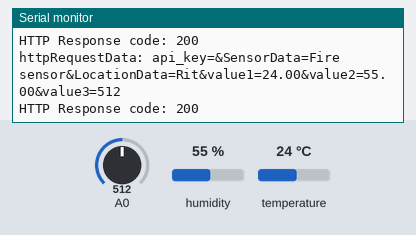
A sketch run on a simulated ESP8266 (NodeMCU). Shown: the last lines printed to the serial monitor. The inputs (shaded band) are chosen by the test bench; at power-on: humidity 55 %, A0 = 512, temperature 24 °C. WiFi joins after 1.5 s; servers stay silent unless stated; uploads are accepted with an empty reply.

Above: at 2.9 s.
3.0 s: humidity set to 22 %
At 4.12 s:
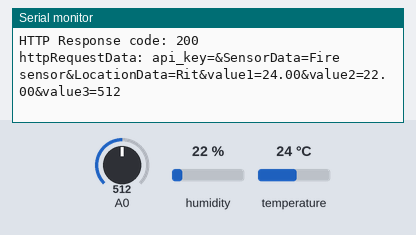
6.0 s: A0 set to 716
At 7.3 s:
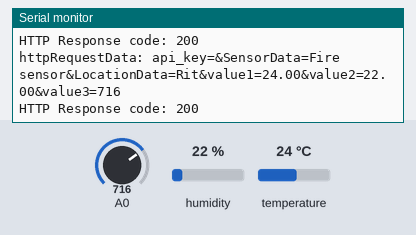
9.0 s: temperature set to 12 °C
At 11.5 s:
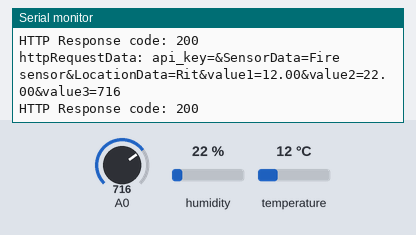
12.0 s: A0 set to 900
At 14.1 s:
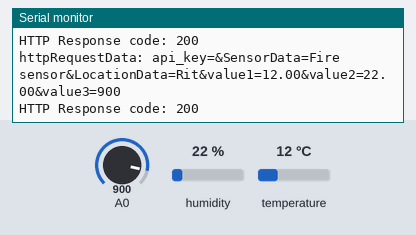
15.0 s: humidity set to 40 %
At 16.8 s:
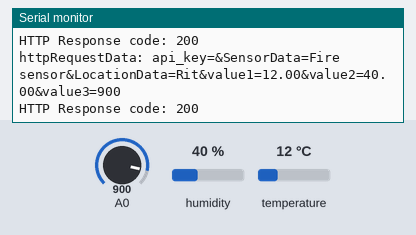
Timing chart, 0 to 18.3 s (numbered marks = the images above; inputs shaded):
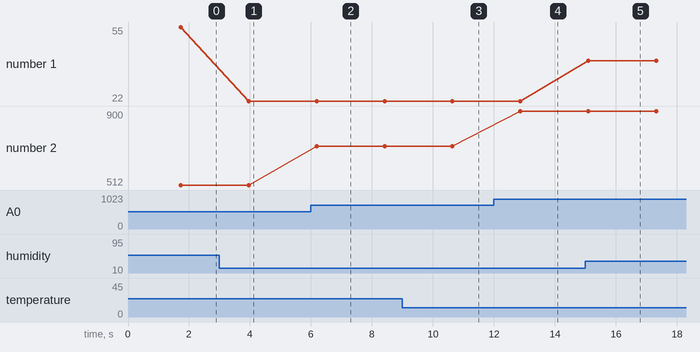

The sketch:

esp_sendData.ino
```cpp
#include <ESP8266HTTPClient.h>
#include <ESP8266WiFi.h>
#include <WiFiClient.h>
#include <DHT.h>
#define DHTPIN D4
#define DHTTYPE DHT11

DHT dht(DHTPIN, DHTTYPE);
WiFiClient client;
const char* ssid = "shreeyash";
const char* password = "123456789";

const char* serverName = "http://forest-fire-detection-iot.000webhostapp.com//post-data.php";

String apiKeyValue = "";//main pagefor eg:-#54321
String apiKeyValue2 = "";//dashboardeg:-12345

String sensorName = "Fire sensor";
String sensorLocation = "Rit";
int smoke_val=0;

void setup() {

  Serial.begin(115200);

  WiFi.begin(ssid, password);
  Serial.println("Connecting to the Wifi Network");
  while(WiFi.status() != WL_CONNECTED) {
    delay(500);
    Serial.print(".");
  }
  Serial.println("");
  Serial.print("WiFi is Connected at this IP Address : ");
  Serial.println(WiFi.localIP());
  dht.begin();
  setDashboard();
}

void loop() {


  if(WiFi.status()== WL_CONNECTED){
    float temperature = dht.readTemperature();
  float humidity = dht.readHumidity();
    HTTPClient http;

    http.begin(client,serverName);

    http.addHeader("Content-Type", "application/x-www-form-urlencoded");
   if (isnan(temperature) || isnan(humidity)) {
    Serial.println("Failed to read from DHT sensor!");
    temperature=0.0;
    humidity=0.0;
  }

    smoke_val = analogRead(A0);


    // Prepare your HTTP POST request data
    String httpRequestData = "api_key=" + apiKeyValue + "&SensorData=" + sensorName
                          + "&LocationData=" + sensorLocation + "&value1=" + temperature
                          + "&value2=" + humidity+ "&value3=" + smoke_val + "";
     //String httpRequestData ="api_key=#54321&SensorData=distance sensor&LocationData=Aicpecf-office&value1=NULL&value2=NULL&value3=NULL";
    Serial.print("httpRequestData: ");
    Serial.println(httpRequestData);


    int httpResponseCode = http.POST(httpRequestData);


    if (httpResponseCode>0) {
      Serial.print("HTTP Response code: ");
      Serial.println(httpResponseCode);
    }
    else {
      Serial.print("Error code: ");
      Serial.println(httpResponseCode);
    }

    http.end();
  }
  else {
    Serial.println("WiFi Disconnected");
  }
  delay(2000);
}

void setDashboard()
{
  String location = "Rit ";
  String status="active";
  String current_status="normal";

    if(WiFi.status()== WL_CONNECTED){
    HTTPClient http1;

    http1.begin(client,serverName);

    http1.addHeader("Content-Type", "application/x-www-form-urlencoded");

    // Prepare your HTTP POST request data
    String httpRequestData1 = "api_key=" + apiKeyValue2 + "&location=" + location
                          + "&status=" + status + "&current_status=" + current_status
                          + "";
     //String httpRequestData ="api_key=#54321&SensorData=distance sensor&LocationData=Aicpecf-office&value1=NULL&value2=NULL&value3=NULL";
    Serial.print("httpRequestData1: ");
    Serial.println(httpRequestData1);


    int httpResponseCode1 = http1.POST(httpRequestData1);


    if (httpResponseCode1>0) {
      Serial.print("HTTP Response code: ");
      Serial.println(httpResponseCode1);
    }
    else {
      Serial.print("Error code: ");
      Serial.println(httpResponseCode1);
    }

    http1.end();
  }
  else {
    Serial.println("WiFi Disconnected");
  }
}
```

Measured:
- after the input at 3.0 s, the serial monitor: prints a new line after 0.96 s (image 1)
- after the input at 6.0 s, the serial monitor: prints a new line after 0.19 s (image 2)
- after the input at 9.0 s, the serial monitor: prints a new line after 1.6 s (image 3)
- after the input at 12.0 s, the serial monitor: prints a new line after 0.87 s (image 4)
- after the input at 15.0 s, the serial monitor: prints a new line after 0.09 s (image 5)
- plotted number 1: 55 → 22 after the input at 3.0 s, 22 → 40 after the input at 15.0 s
- plotted number 2: 512 → 716 after the input at 6.0 s, 716 → 900 after the input at 12.0 s
